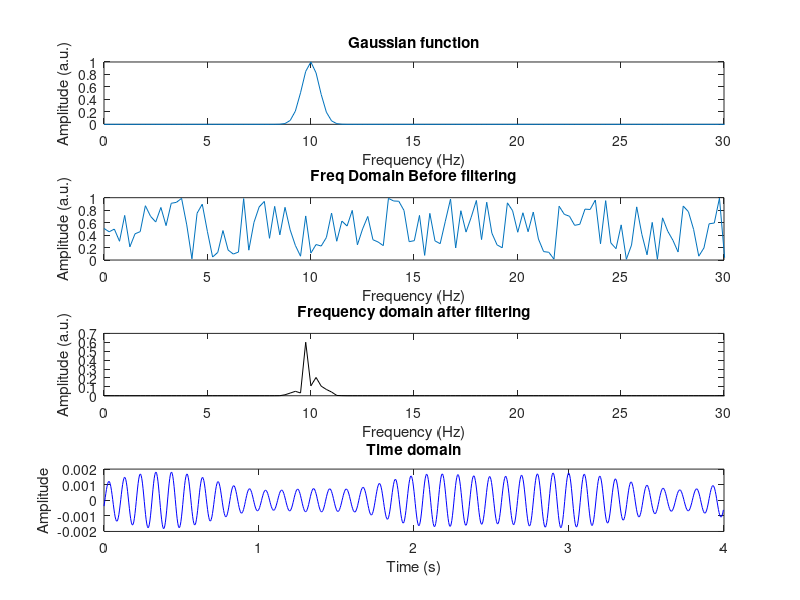

The MATLAB script that drew this image:
%% Non-stationary narrowband activity via filtered noise
% we can filter (taper) the frequency domain with a gaussian to only keep a
% narrowband frequencies in the data based on the width of the gaussian.

% noise varying in time
% simulation details
pnts  = 1000;
srate =  250;

% signal parameters in Hz
peakfreq = 10; % most frequent frequency
fwhm     =  1; % bigger means frequency will vary more
% smaller for just the amplitude to vary

% frequencies
hz = linspace(0,srate,pnts);

%%% create frequency-domain Gaussian
s  = fwhm*(2*pi-1)/(4*pi); % normalized width
x  = hz-peakfreq;          % shifted frequencies
fg = exp(-.5*(x/s).^2);    % gaussian


% Fourier coefficients of random spectrum
fc = rand(1,pnts) .* exp(1i*2*pi*rand(1,pnts)); % white noise with random phase values
% a basic random frequency spectrum

% taper with Gaussian
fc2 = fc .* fg; % we are basically multiply frequencies outside of the gaus window with 0 
% to filter them

% go back to time domain to get EEG data
signal = 2*real( ifft(fc2) );


%%% plotting
figure(1), clf
subplot(411)
plot(hz, fg)
set(gca,'xlim',[0 peakfreq*3])
xlabel('Frequency (Hz)'), ylabel('Amplitude (a.u.)')
title('Gaussian function')

subplot(412)
plot(hz, abs(fc))
set(gca,'xlim',[0 peakfreq*3])
xlabel('Frequency (Hz)'), ylabel('Amplitude (a.u.)')
title('Freq Domain Before filtering')

subplot(413)
plot(hz,abs(fc2),'k')
set(gca,'xlim',[0 peakfreq*3])
xlabel('Frequency (Hz)'), ylabel('Amplitude (a.u.)')
title('Frequency domain after filtering')

subplot(414)
plot((0:pnts-1)/srate,signal,'b')
title('Time domain')
xlabel('Time (s)'), ylabel('Amplitude')
